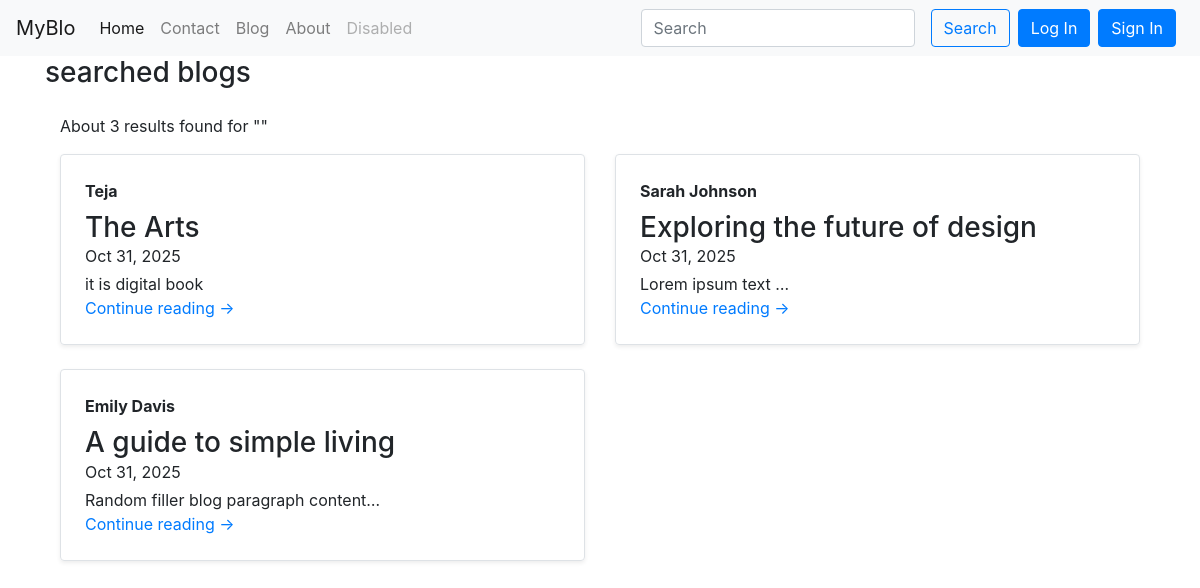
Screenshot of /search with the database file from the repository.
### blog/models.py (models this page shows, shortened)
class post(models.Model):
    sno = models.AutoField(primary_key=True)
    author = models.CharField(max_length=200)
    title = models.CharField(max_length=100)
    slug=models.CharField(max_length=100)
    timeStamp=models.DateTimeField(auto_now_add=True,blank=True)
    content=models.TextField()

### home/views.py (the view)
# urls.py: path("search", views.search, name="search"),
def search(request):
    query = request.GET.get('query', '')
    if len(query) > 78:
        allposts = post.objects.none()
    else:
        allposts = post.objects.filter(
            Q(title__icontains=query) |
            Q(content__icontains=query) |
            Q(author__icontains=query)
        )
    if allposts.count() == 0:
        messages.warning(request, "No search results found. Please refine your query.")
    params = {'posts': allposts, 'query': query}
    return render(request, 'home/search.html', params)

### templates/home/search.html (shortened to what this page needs)
{% extends 'base.html' %}
{% block body %}
<h3>searched blogs</h3>
<div class="container my-4">
  {% if posts %}
    <p>About {{ posts|length }} results found for "{{ query }}"</p>
    <div class="row">
      {% for allposts in posts %}
        <div class="col-md-6 mb-4">
          <div class="border rounded shadow-sm h-100 p-4 d-flex flex-column position-static">
            <strong class="d-inline-block mb-2 text-primary-emphasis">
              {{ allposts.author }}
            </strong>
            <h3 class="mb-0">{{ allposts.title }}</h3>
            <div class="mb-1 text-body-secondary">
              {{ allposts.timeStamp|date:"M d, Y" }}
            </div>
            <p class="card-text mb-auto">
              {{ allposts.content|truncatewords:30 }}
            </p>
            <a href="#" class="stretched-link fw-semibold text-decoration-none">
              Continue reading →
            </a>
          </div>
        </div>
      {% endfor %}
    </div>
  {% else %}
    <p class="text-muted text-center mt-4">No results found for "{{ query }}"</p>
  {% endif %}
</div>
{% endblock body %}

### rows the page displays
post: author "Teja", title "The Arts", timeStamp "Oct 31, 2025", content "it is digital book"
post: author "Sarah Johnson", title "Exploring the future of design", timeStamp "Oct 31, 2025", content "Lorem ipsum text …"
post: author "Emily Davis", title "A guide to simple living", timeStamp "Oct 31, 2025", content "Random filler blog paragraph content…"

### other values shown
{{ posts|length }} "3"
